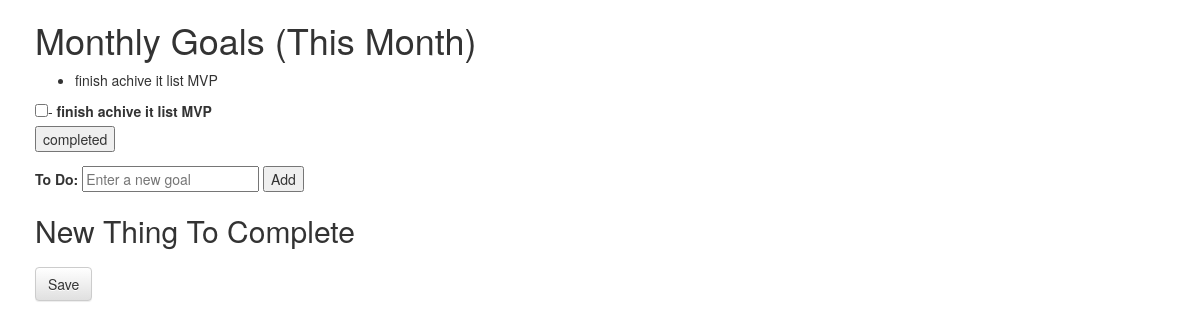
The page /goals/3 on the database its author committed.
### goals/models.py (models this page shows, shortened)
class GoalList(models.Model):
    goal_title = models.CharField(max_length=250)

class GoalItem(models.Model):
    goal_list = models.ForeignKey(GoalList, on_delete=models.CASCADE)
    goal_item = models.CharField(max_length=250)
    created_date = models.DateTimeField('date published')
    completed = models.BooleanField(default=False)

### goals/views.py (the view)
# urls.py: path('<int:goallist_id>', views.detail, name='detail'),
def detail(request, goallist_id):
    goallist = get_object_or_404(GoalList, pk=goallist_id)
    return render(request, 'goals/detail.html', {'goallist': goallist})

### goals/templates/goals/detail.html (shortened to what this page needs)
{% load static %}
<html>
<head>
<link rel="stylesheet" href="//maxcdn.bootstrapcdn.com/bootstrap/3.2.0/css/bootstrap.min.css">
<link rel="stylesheet" href="//maxcdn.bootstrapcdn.com/bootstrap/3.2.0/css/bootstrap-theme.min.css">
<link rel="stylesheet" href="{% static 'css/goals.css' %}">
</head>
<body>
<h1>{{ goallist.goal_title }}</h1>
<ul>
{% for goalitem in goallist.goalitem_set.all %}
    <li>{{ goalitem.goal_item }}</li>
{% endfor %}
</ul>
<form action="{% url 'goals:detail' goallist.id%}" method="post">
{% for goalitem in goallist.goalitem_set.all %}
    <input type="checkbox" name="goalitem" id="goalitem"{{ forloop.counter }}">-
    <label for="goalitem"{{ forloop.counter }}">{{goalitem.goal_item }}</label>
    <br>
{% endfor %}
<input type="submit" value="completed">
</form>
<form action="{%url 'goals:detail' goallist.id %}" method="post-form">
    <label for="add">To Do: </label>
    <input id="add" type="text" name="To Do" required placeholder="Enter a new goal" value="{{ goal_item }}">
    <input type="submit" value="Add">
</form>
 <h2>New Thing To Complete<h2>
    <form method ="POST" class="post-form">{% csrf_token %}
        <button type="submit" class="save btn btn-default">Save</button>
    </form>
 </body>
</html>

### goals/static/css/goals.css (style rules this page uses)
body { padding-left: 35px; }

### rows shown on the page
GoalList: goal_title "Monthly Goals (This Month)"
GoalItem: goal_item "finish achive it list MVP"
